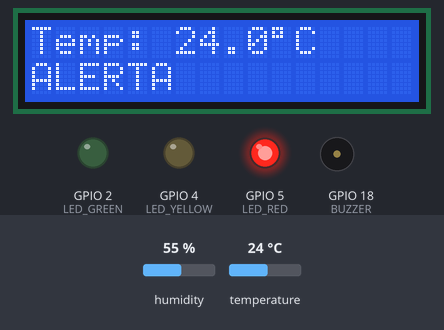
The sketch below on a simulated ESP32. Parts: 16×2 character LCD, output pins drawn as LEDs (lit = HIGH), buzzer (waves = sounding). The inputs (shaded band) are chosen by the test bench; at power-on: temperature 24 °C, humidity 55 %. WiFi joins after 1.5 s; servers stay silent unless stated; random numbers use the default seed unless the sketch sets one; no MQTT or app messages arrive unless stated; what the sketch prints to the serial monitor is not drawn.

Above: at 5.2 s.
5.3 s: temperature set to 8.5 °C
At 10.5 s:
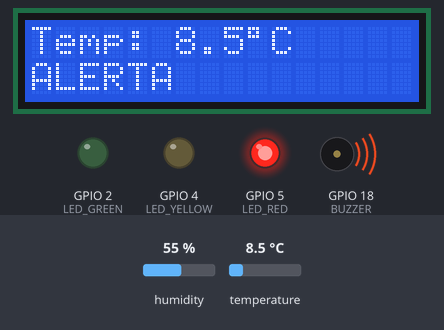
13.0 s: temperature set to 8 °C
At 17.0 s:
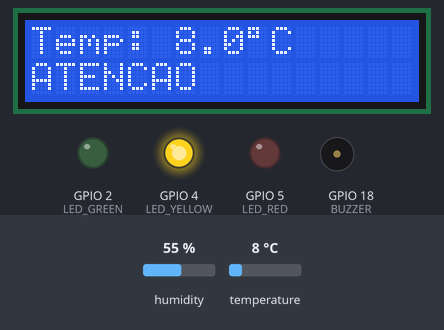
17.3 s: temperature set to 12 °C
At 18.6 s:
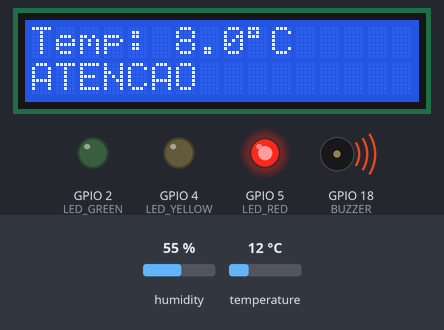
21.2 s: temperature set to 6 °C
At 24.2 s:
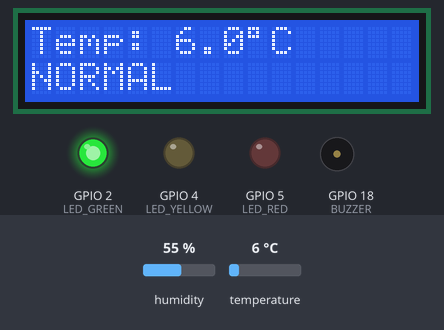
25.3 s: temperature set to 7.2 °C
At 26.8 s:
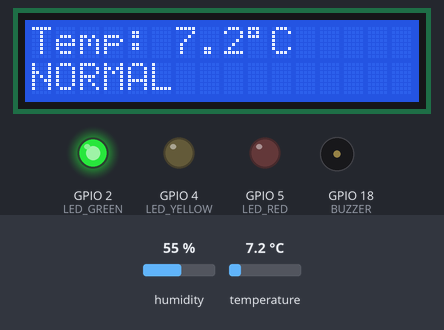
29.2 s: temperature set to 7.6 °C
At 30.9 s:
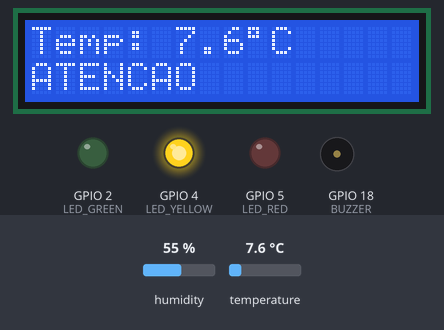
Timing chart, 0 to 32.4 s (numbered marks = the images above; inputs shaded):
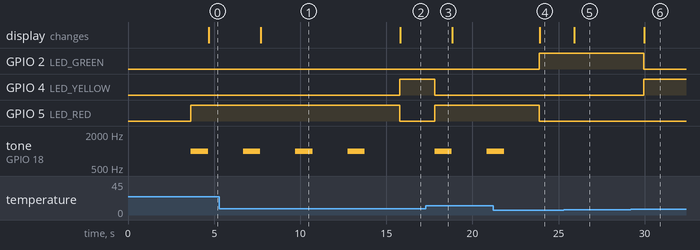

The sketch:

sketch.ino
```cpp
// Bibliotecas
#include <WiFi.h>               // Conexão ESP32 ao Wi-Fi
#include <PubSubClient.h>       // Comunicação com broker MQTT
#include <DHT.h>                // Leitura DHT22 temperatura e umidade
#include <Wire.h>               // Comunicação barramento I2C
#include <LiquidCrystal_I2C.h>  // Controle display LCD com interface I2C

// Definição dos pinos
#define DHT_PIN 15
#define DHT_TYPE DHT22
#define LED_GREEN 2
#define LED_YELLOW 4
#define LED_RED 5
#define BUZZER 18

// Configuração da rede Wi-Fi
const char* SSID = "Wokwi-GUEST";
const char* PASSWORD = "";

// Configuração do MQTT
const char* MQTT_BROKER = "mqtt-dashboard.com";
const int MQTT_PORT = 1883;

// Tópico MQTT
const char* TOPICO_DADOS = "vacinas/dados";

// Inicialização dos objetos responsáveis pelo sensor, comunicação Wi-Fi e display LCD
DHT dht(DHT_PIN, DHT_TYPE);

WiFiClient espClient;
PubSubClient mqttClient(espClient);

LiquidCrystal_I2C lcd(0x27, 16, 2);

// Conectar ao Wifi
void conectarWiFi() {

  Serial.print("Conectando ao Wi-Fi");

  WiFi.begin(SSID, PASSWORD);

  while (WiFi.status() != WL_CONNECTED) {

    delay(500);
    Serial.print(".");
  }

  Serial.println();
  Serial.println("Wi-Fi conectado!");

  Serial.print("IP: ");
  Serial.println(WiFi.localIP());
}

// Conectar ao MQTT
void conectarMQTT() {

  while (!mqttClient.connected()) {

    Serial.println("Conectando ao broker MQTT...");

    String clientId = "ESP32-Vacinas-";
    clientId += String(random(0xffff), HEX);

    if (mqttClient.connect(clientId.c_str())) {

      Serial.println("MQTT conectado!");

    } else {

      Serial.print("Falha na conexão MQTT. Codigo: ");
      Serial.println(mqttClient.state());

      Serial.println("Tentando novamente em 5 segundos...");

      delay(5000);
    }
  }
}

// Inicialização do sistema
void setup() {

  Serial.begin(115200);

  // Configuração dos pinos
  pinMode(LED_GREEN, OUTPUT);
  pinMode(LED_YELLOW, OUTPUT);
  pinMode(LED_RED, OUTPUT);
  pinMode(BUZZER, OUTPUT);

  dht.begin();

  lcd.init();
  lcd.backlight();

  lcd.setCursor(0, 0);
  lcd.print("Monitor Vacinas");

  lcd.setCursor(0, 1);
  lcd.print("Iniciando...");

  delay(2000);

  conectarWiFi();

  // Configuração do MQTT
  mqttClient.setServer(MQTT_BROKER, MQTT_PORT);

  Serial.println();
  Serial.println("================================");
  Serial.println("Sistema iniciado!");
  Serial.println("================================");
}

// Rotina principal
void loop() {

  if (!mqttClient.connected()) {
    conectarMQTT();
  }

  mqttClient.loop();

  // Leitura do sensor DHT22
  float temperatura = dht.readTemperature();
  float umidade = dht.readHumidity();

  if (isnan(temperatura) || isnan(umidade)) {

    Serial.println("Erro ao ler o DHT22!");

    lcd.clear();
    lcd.setCursor(0, 0);
    lcd.print("Erro no DHT22");

    delay(2000);

    return;
  }

  // Determinar status
  String statusAtual;
  String ledAcionado;
  String estadoBuzzer;

  // Faixa NORMAL
  if (temperatura >= 2.5 && temperatura <= 7.5) {

    // LED verde
    digitalWrite(LED_GREEN, HIGH);
    digitalWrite(LED_YELLOW, LOW);
    digitalWrite(LED_RED, LOW);

    noTone(BUZZER);

    statusAtual = "NORMAL";
    ledAcionado = "LED VERDE";
    estadoBuzzer = "DESLIGADO";
  }

  // Faixa ATENCAO
  else if (
    (temperatura >= 2.0 && temperatura < 2.5) ||
    (temperatura > 7.5 && temperatura <= 8.0)
  ) {

    // LED amarelo
    digitalWrite(LED_GREEN, LOW);
    digitalWrite(LED_YELLOW, HIGH);
    digitalWrite(LED_RED, LOW);

    noTone(BUZZER);

    statusAtual = "ATENCAO";
    ledAcionado = "LED AMARELO";
    estadoBuzzer = "DESLIGADO";
  }

  // Faixa ALERTA
  else {

    // LED vermelho
    digitalWrite(LED_GREEN, LOW);
    digitalWrite(LED_YELLOW, LOW);
    digitalWrite(LED_RED, HIGH);

    statusAtual = "ALERTA";

    ledAcionado = "LED VERMELHO";
    estadoBuzzer = "LIGADO";

    tone(BUZZER, 1000);

    delay(1000);

    noTone(BUZZER);

    estadoBuzzer = "DESLIGADO";
  }

  // Monitor Serial
  Serial.print("Temperatura: ");
  Serial.print(temperatura, 1);
  Serial.print(" C | Umidade: ");
  Serial.print(umidade, 1);
  Serial.print(" % | Status: ");
  Serial.print(statusAtual);
  Serial.print(" | ");
  Serial.print(ledAcionado);
  Serial.print(": LIGADO | BUZZER: ");
  Serial.println(estadoBuzzer);

  // Atualização LCD
  lcd.clear();

  lcd.setCursor(0, 0);
  lcd.print("Temp: ");
  lcd.print(temperatura, 1);
  lcd.print((char)223);
  lcd.print("C");

  lcd.setCursor(0, 1);
  lcd.print(statusAtual);

  // Mensagem JSON
  String mensagem = "{";
  mensagem += "\"temperatura\":" + String(temperatura, 1) + ",";
  mensagem += "\"umidade\":" + String(umidade, 1) + ",";
  mensagem += "\"status\":\"" + statusAtual + "\"";
  mensagem += "}";

  // Publicação dos dados no tópico
  bool publicado = mqttClient.publish(
    TOPICO_DADOS,
    mensagem.c_str()
  );

  // Verificar publicação
  if (publicado) {
    Serial.println("Dados enviados ao MQTT:");
    Serial.println(mensagem);
  } else {
    Serial.println("Falha ao publicar dados no MQTT!");
  }

  delay(2000);
}
```

Measured:
- the behaviour switches between 8.1 and 8 °C on temperature (found by bisection; images 1 and 2)
- the behaviour switches between 7.5 and 7.6 °C on temperature (found by bisection; images 5 and 6)
- after the input at 5.3 s, the display: changes after 2.4 s (image 1)
- after the input at 13.0 s, GPIO 4 (LED_YELLOW): LOW → HIGH after 2.8 s; GPIO 5 (LED_RED): HIGH → LOW after 2.8 s; the display: changes after 2.8 s (image 2)
- after the input at 17.3 s, GPIO 4 (LED_YELLOW): HIGH → LOW after 0.51 s; GPIO 5 (LED_RED): LOW → HIGH after 0.51 s; tone on GPIO 18 (BUZZER): silent → 1000 Hz after 0.51 s, → silent 1.0 s later, → 1000 Hz 2.0 s later
- after the input at 21.2 s, GPIO 2 (LED_GREEN): LOW → HIGH after 2.7 s; GPIO 5 (LED_RED): HIGH → LOW after 2.7 s; the display: changes after 2.7 s (image 4)
- after the input at 25.3 s, the display: changes after 0.63 s (image 5)
- after the input at 29.2 s, GPIO 2 (LED_GREEN): HIGH → LOW after 0.76 s; GPIO 4 (LED_YELLOW): LOW → HIGH after 0.76 s; the display: changes after 0.79 s (image 6)
